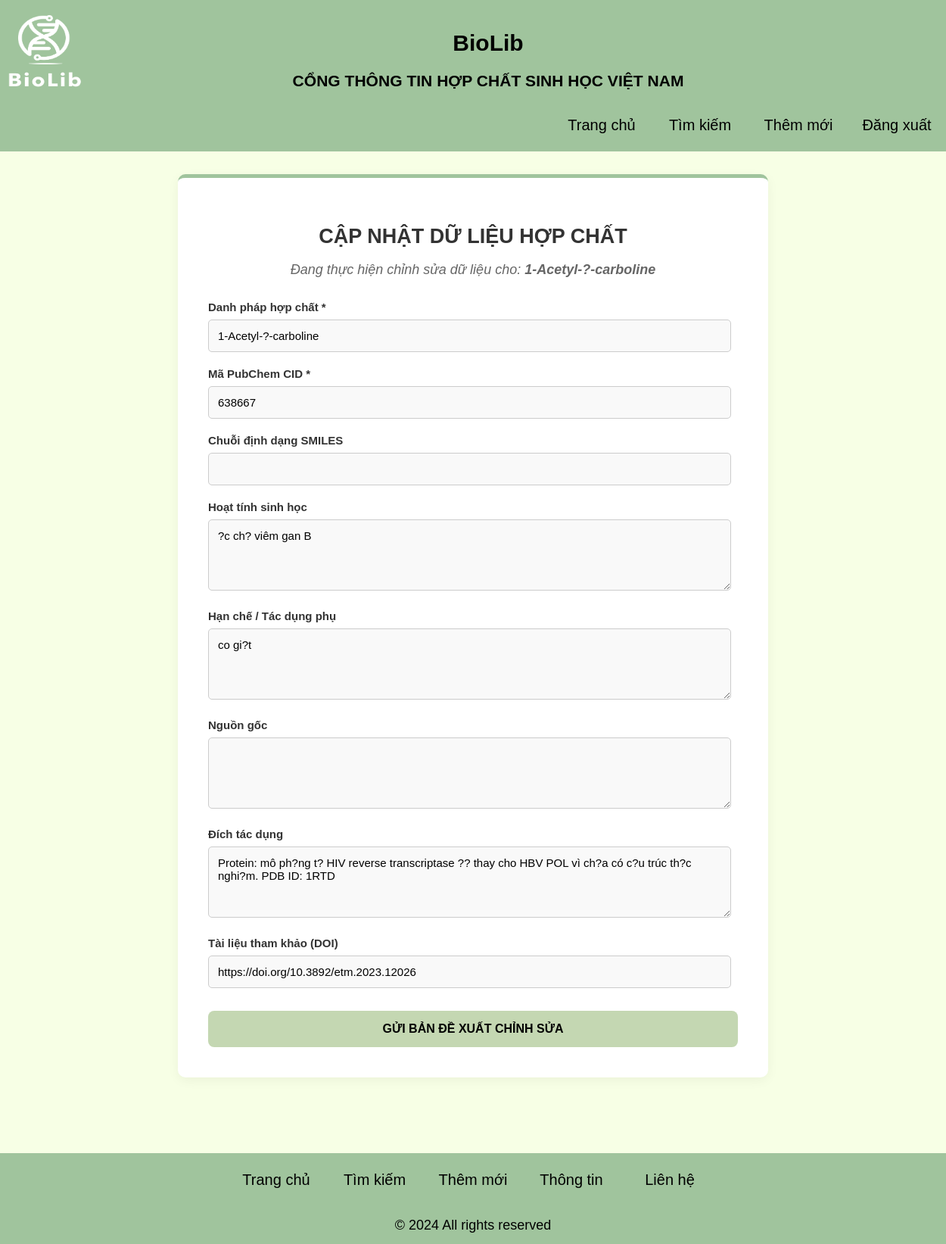
Screenshot of /edit.php?id=3 (signed in) with the database file from the repository.
### tables this page shows
CREATE TABLE `compoundbiolib` (
  `stt` int(11) NOT NULL,
  `name` varchar(255) NOT NULL,
  `cid` int(20) NOT NULL,
  `smiles` varchar(255) DEFAULT NULL,
  `benefit` varchar(255) DEFAULT NULL,
  `weakness` varchar(255) DEFAULT NULL,
  `origin` varchar(255) DEFAULT NULL,
  `purpose` varchar(255) DEFAULT NULL,
  `doi` varchar(255) DEFAULT NULL,
  `new_stt` int(11) DEFAULT NULL,
  `status` varchar(50) DEFAULT 'pending',
  `created_by` int(10) DEFAULT NULL,
  `edit_of` int(11) DEFAULT NULL
);

### edit.php (the view, shortened to what this page needs)
<?php
include_once 'connectdb.php';
$id = mysqli_real_escape_string($conn, $_GET['id']);
$sql_old = "SELECT * FROM compoundBioLib WHERE stt = '$id'";
$res_old = mysqli_query($conn, $sql_old);
$old_data = mysqli_fetch_assoc($res_old);
include_once 'header.php';
?>
<!DOCTYPE html>
<html lang="vi">
<head>
</head>
<body>
    <div class="centered-content">
        <div class="form-container">
            <h2>CẬP NHẬT DỮ LIỆU HỢP CHẤT</h2>
            <p class="subtitle">Đang thực hiện chỉnh sửa dữ liệu cho: <b><?php echo htmlspecialchars($old_data['name']); ?></b></p>
            <form action="edit.php?id=<?php echo $id; ?>" method="post">
                <div class="form-group">
                    <label>Danh pháp hợp chất *</label>
                    <input type="text" name="name" value="<?php echo htmlspecialchars($old_data['name']); ?>" required>
                </div>
                <div class="form-group">
                    <label>Mã PubChem CID *</label>
                    <input type="text" name="cid" value="<?php echo htmlspecialchars($old_data['cid']); ?>" required>
                </div>
                <div class="form-group">
                    <label>Chuỗi định dạng SMILES</label>
                    <input type="text" name="smiles" value="<?php echo htmlspecialchars($old_data['smiles']); ?>">
                </div>
                <div class="form-group">
                    <label>Hoạt tính sinh học</label>
                    <textarea name="benefit" rows="4"><?php echo htmlspecialchars($old_data['benefit']); ?></textarea>
                </div>
                <div class="form-group">
                    <label>Hạn chế / Tác dụng phụ</label>
                    <textarea name="weakness" rows="4"><?php echo htmlspecialchars($old_data['weakness']); ?></textarea>
                </div>
                <div class="form-group">
                    <label>Nguồn gốc</label>
                    <textarea name="origin" rows="4"><?php echo htmlspecialchars($old_data['origin']); ?></textarea>
                </div>
                <div class="form-group">
                    <label>Đích tác dụng</label>
                    <textarea name="purpose" rows="4"><?php echo htmlspecialchars($old_data['purpose']); ?></textarea>
                </div>
                <div class="form-group">
                    <label>Tài liệu tham khảo (DOI)</label>
                    <input type="text" name="doi" value="<?php echo htmlspecialchars($old_data['doi']); ?>">
                </div>
                <button type="submit" class="button">GỬI BẢN ĐỀ XUẤT CHỈNH SỬA</button>
            </form>
        </div>
    </div>
</body>
<?php include_once 'footer.php'; ?>
</html>

### header.php (style rules this page uses)
body { font-family: "Arial"; font-size: 18px; margin: 0; height: 100vh; background: rgb(247, 255, 229); color: #000; }
:root { --color-primary: rgb(247, 255, 229); }

### edit.php (style rules this page uses)
.centered-content { margin: 0 auto; display: flex; align-items: center; justify-content: center; flex-direction: column; width: 100%; padding-bottom: 100px; padding-top: 30px; }
.form-container { width: 700px; background: #fff; padding: 40px; border-radius: 10px; box-shadow: 0 4px 15px rgba(0,0,0,0.05); border-top: 5px solid rgb(160, 196, 157); }
h2 { color: #333; margin-bottom: 5px; text-align: center; }
.subtitle { text-align: center; color: #666; font-style: italic; margin-bottom: 30px; }
.form-group { margin-bottom: 20px; }
label { font-weight: bold; display: block; margin-bottom: 8px; font-size: 15px; color: #333; }
input[type="text"], textarea { width: 95%; padding: 12px; border: 1px solid #ccc; border-radius: 5px; font-family: Arial, sans-serif; font-size: 15px; background-color: #f9f9f9; }
.button { background-color: rgb(196, 215, 178); color: #000; padding: 15px; border: none; border-radius: 8px; width: 100%; font-size: 16px; font-weight: bold; cursor: pointer; margin-top: 10px; transition: 0.3s; }

### footer.php (style rules this page uses)
body { margin: 0; padding-bottom: 50px; min-height: 100vh; position: relative; }

### rows the page displays
compoundbiolib: name "1-Acetyl-?-carboline", cid "638667", benefit "?c ch? viêm gan B", weakness "co gi?t", purpose "Protein: mô ph?ng t? HIV reverse transcriptase ?? thay cho HBV POL vì ch?a có c?u trúc th?c nghi?m. PDB ID: 1RTD", doi "https://doi.org/10.3892/etm.2023.12026"
